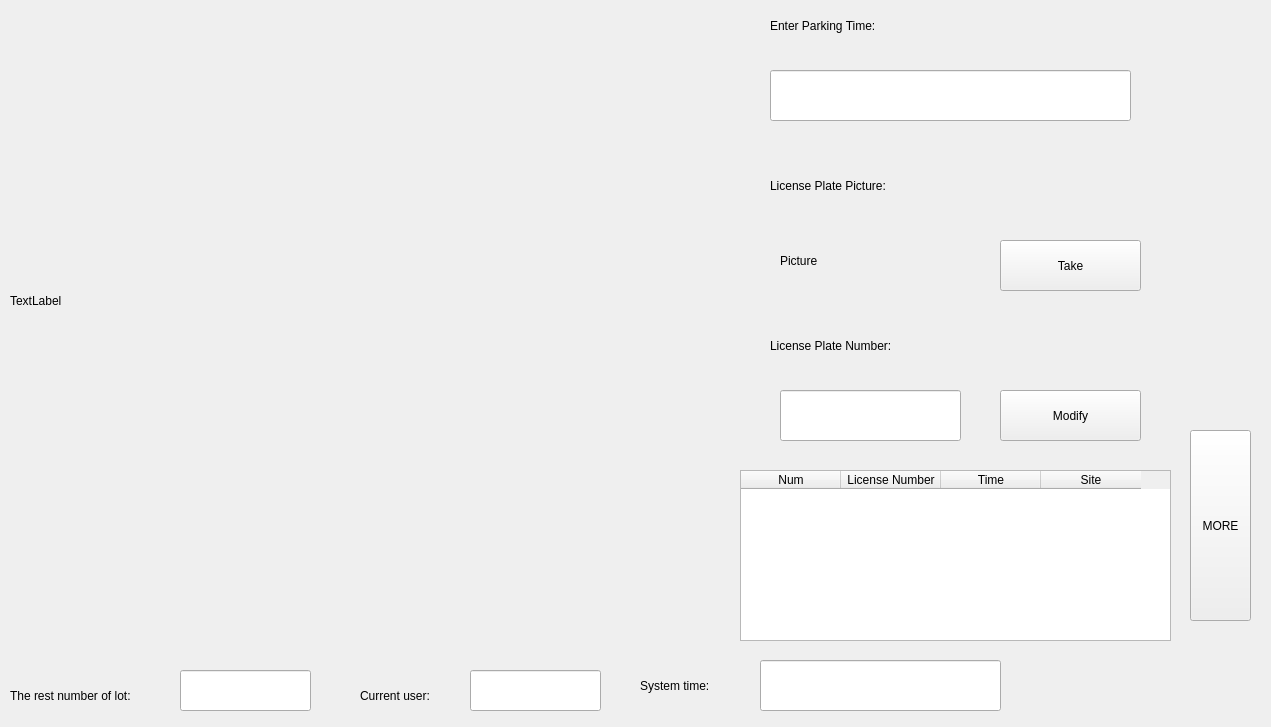
<?xml version="1.0" encoding="UTF-8"?>
<ui version="4.0">
 <class>CCarInWin</class>
 <widget class="QWidget" name="CCarInWin">
  <property name="geometry">
   <rect>
    <x>0</x>
    <y>0</y>
    <width>1271</width>
    <height>727</height>
   </rect>
  </property>
  <property name="windowTitle">
   <string>Form</string>
  </property>
  <widget class="QLabel" name="label">
   <property name="geometry">
    <rect>
     <x>10</x>
     <y>10</y>
     <width>691</width>
     <height>581</height>
    </rect>
   </property>
   <property name="text">
    <string>TextLabel</string>
   </property>
  </widget>
  <widget class="QLabel" name="label_2">
   <property name="geometry">
    <rect>
     <x>770</x>
     <y>0</y>
     <width>171</width>
     <height>51</height>
    </rect>
   </property>
   <property name="text">
    <string>Enter Parking Time:</string>
   </property>
  </widget>
  <widget class="QLabel" name="label_3">
   <property name="geometry">
    <rect>
     <x>770</x>
     <y>160</y>
     <width>171</width>
     <height>51</height>
    </rect>
   </property>
   <property name="text">
    <string>License Plate Picture:</string>
   </property>
  </widget>
  <widget class="QLabel" name="label_4">
   <property name="geometry">
    <rect>
     <x>770</x>
     <y>320</y>
     <width>171</width>
     <height>51</height>
    </rect>
   </property>
   <property name="text">
    <string>License Plate Number:</string>
   </property>
  </widget>
  <widget class="QLineEdit" name="lineEdit">
   <property name="geometry">
    <rect>
     <x>770</x>
     <y>70</y>
     <width>361</width>
     <height>51</height>
    </rect>
   </property>
  </widget>
  <widget class="QLineEdit" name="lineEdit_2">
   <property name="geometry">
    <rect>
     <x>780</x>
     <y>390</y>
     <width>181</width>
     <height>51</height>
    </rect>
   </property>
  </widget>
  <widget class="QPushButton" name="pushButton">
   <property name="geometry">
    <rect>
     <x>1000</x>
     <y>390</y>
     <width>141</width>
     <height>51</height>
    </rect>
   </property>
   <property name="text">
    <string>Modify</string>
   </property>
  </widget>
  <widget class="QPushButton" name="pushButton_2">
   <property name="geometry">
    <rect>
     <x>1000</x>
     <y>240</y>
     <width>141</width>
     <height>51</height>
    </rect>
   </property>
   <property name="text">
    <string>Take</string>
   </property>
  </widget>
  <widget class="QLabel" name="label_5">
   <property name="geometry">
    <rect>
     <x>780</x>
     <y>230</y>
     <width>181</width>
     <height>61</height>
    </rect>
   </property>
   <property name="text">
    <string>Picture</string>
   </property>
  </widget>
  <widget class="QLabel" name="label_6">
   <property name="geometry">
    <rect>
     <x>10</x>
     <y>670</y>
     <width>171</width>
     <height>51</height>
    </rect>
   </property>
   <property name="text">
    <string>The rest number of lot:</string>
   </property>
  </widget>
  <widget class="QLabel" name="label_7">
   <property name="geometry">
    <rect>
     <x>360</x>
     <y>670</y>
     <width>171</width>
     <height>51</height>
    </rect>
   </property>
   <property name="text">
    <string>Current user:</string>
   </property>
  </widget>
  <widget class="QLabel" name="label_8">
   <property name="geometry">
    <rect>
     <x>640</x>
     <y>660</y>
     <width>171</width>
     <height>51</height>
    </rect>
   </property>
   <property name="text">
    <string>System time:</string>
   </property>
  </widget>
  <widget class="QTableWidget" name="tableWidget">
   <property name="geometry">
    <rect>
     <x>740</x>
     <y>470</y>
     <width>431</width>
     <height>171</height>
    </rect>
   </property>
   <column>
    <property name="text">
     <string>Num</string>
    </property>
   </column>
   <column>
    <property name="text">
     <string>License Number</string>
    </property>
   </column>
   <column>
    <property name="text">
     <string>Time</string>
    </property>
   </column>
   <column>
    <property name="text">
     <string>Site</string>
    </property>
   </column>
  </widget>
  <widget class="QLineEdit" name="lineEdit_3">
   <property name="geometry">
    <rect>
     <x>180</x>
     <y>670</y>
     <width>131</width>
     <height>41</height>
    </rect>
   </property>
  </widget>
  <widget class="QLineEdit" name="lineEdit_4">
   <property name="geometry">
    <rect>
     <x>470</x>
     <y>670</y>
     <width>131</width>
     <height>41</height>
    </rect>
   </property>
  </widget>
  <widget class="QLineEdit" name="lineEdit_5">
   <property name="geometry">
    <rect>
     <x>760</x>
     <y>660</y>
     <width>241</width>
     <height>51</height>
    </rect>
   </property>
  </widget>
  <widget class="QPushButton" name="pushButton_3">
   <property name="geometry">
    <rect>
     <x>1190</x>
     <y>430</y>
     <width>61</width>
     <height>191</height>
    </rect>
   </property>
   <property name="text">
    <string>MORE</string>
   </property>
  </widget>
 </widget>
 <resources/>
 <connections/>
</ui>
